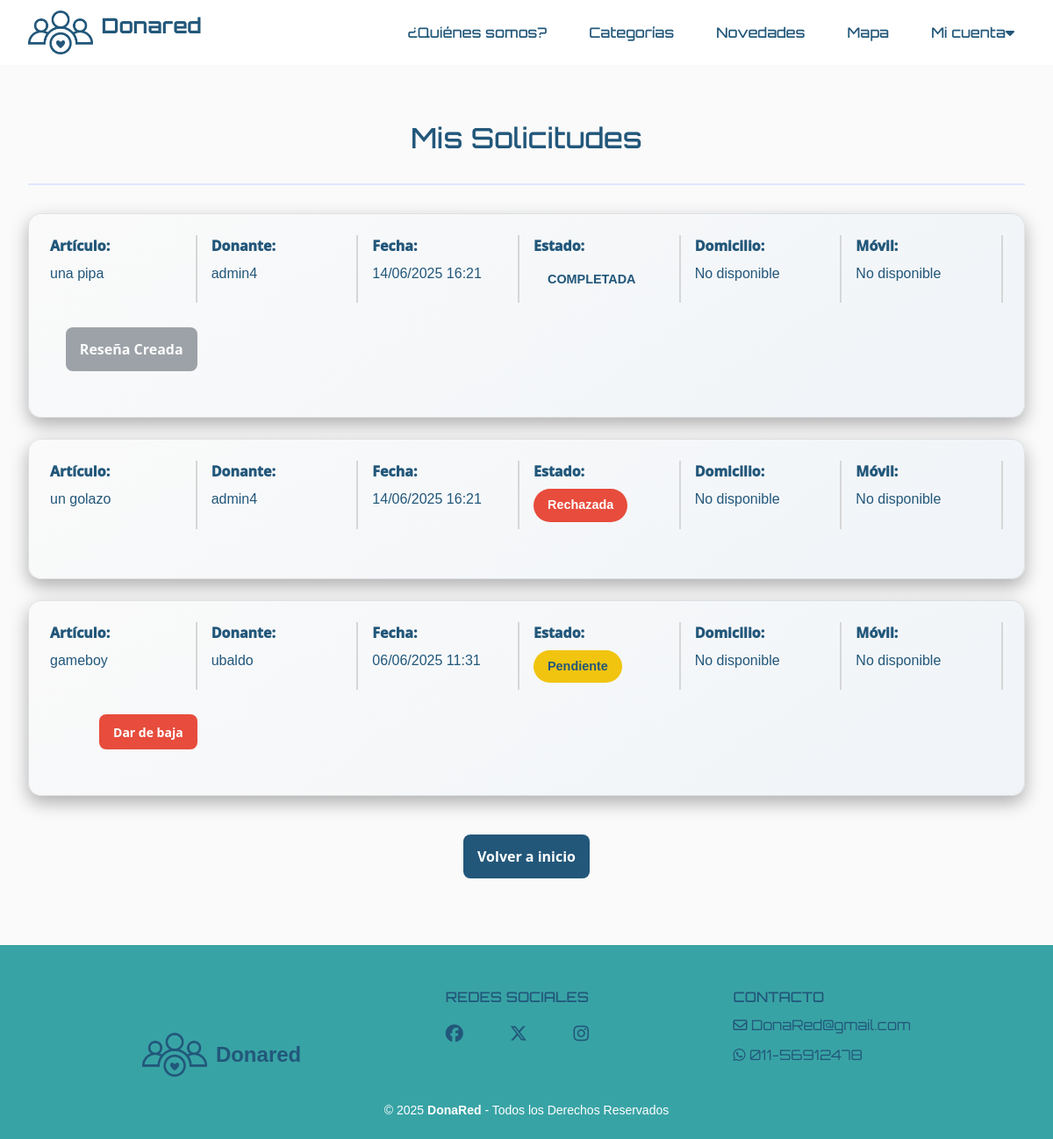
The page /solicitudes/ (signed in) on the database as committed earlier.
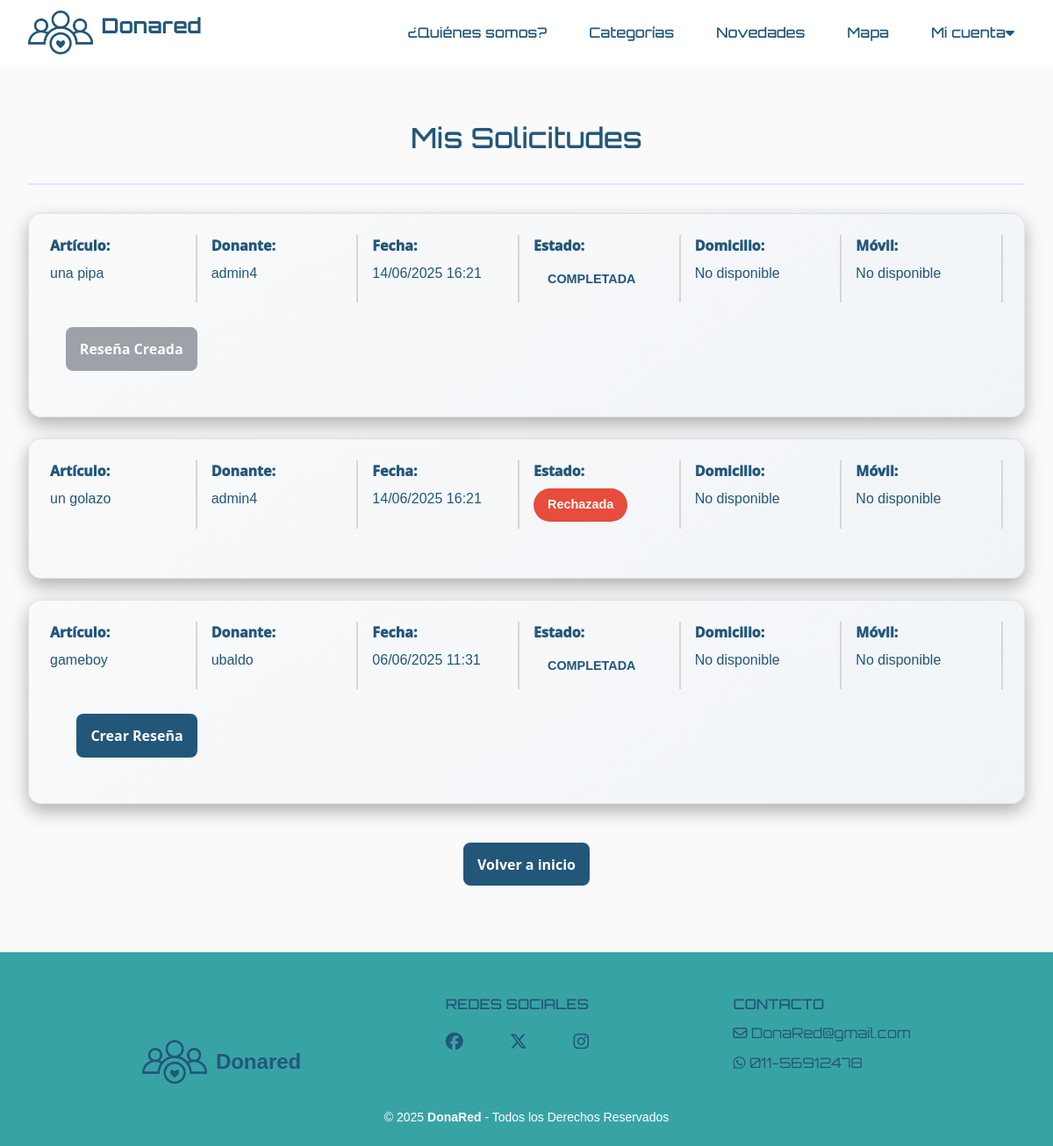
The same page on the database as committed later.
### donaredapp/models.py (models this page shows, shortened)
class Solicitud(models.Model):
    item = models.ForeignKey(Item, on_delete=models.CASCADE, related_name='item_solicitudes')
    donante = models.ForeignKey(User, on_delete=models.CASCADE, related_name='donante_solicitudes')
    beneficiario = models.ForeignKey(User, on_delete=models.CASCADE, related_name='beneficiario_solicitudes')
    fecha_creacion = models.DateTimeField(auto_now_add=True)
    STATUS_CHOICES = [
        ('PENDIENTE', 'Pendiente'),
        ('ACEPTADA', 'Aceptada'),
        ('RECHAZADA', 'Rechazada'),
        ('CONCRETADA', 'Concretada'),
    ]
    estado = models.CharField(max_length=20, choices=STATUS_CHOICES, default='PENDIENTE')
    class Meta:
        unique_together = ['item', 'beneficiario']
        verbose_name = 'Donación'
        verbose_name_plural = 'Donaciones'

class Item(models.Model):
    ESTADO_CHOICES = [
        ("activo", "Activo"),
        ("suspendido", "Suspendido"),
        ("donado", "Donado"),
        ("eliminado", "Eliminado"),
    ]
    nombre = models.CharField(max_length=100)
    descripcion = models.TextField(max_length=500)
    categoria = models.ForeignKey(Categoria, on_delete=models.CASCADE)
    fecha_creacion = models.DateTimeField(auto_now_add=True)
    usuario = models.ForeignKey(
        User,
        on_delete=models.CASCADE,
        related_name='items',
        null=True,
    )
    imagen = models.ImageField(upload_to='items/', null=True, blank=True, default='items/sin_imagen.png')
    domicilio = models.CharField(max_length=255, null=True, blank=True)
    estado = models.CharField(max_length=10, choices=ESTADO_CHOICES, default='activo')
    latitude = models.DecimalField(max_digits=9, decimal_places=6, null=True, blank=True)
    longitude = models.DecimalField(max_digits=9, decimal_places=6, null=True, blank=True)

### donaredapp/views_solicitudes.py (the view)
# urls.py: path('solicitudes/', views_solicitudes.solicitudes, name='solicitudes'),
@login_required
def solicitudes(request):
    solicitudes = Solicitud.objects.filter(beneficiario=request.user).order_by('-fecha_creacion')
    for solicitud in solicitudes:
        if solicitud.item and solicitud.item.domicilio:
            domicilio_parts = solicitud.item.domicilio.split(',')
            solicitud.display_domicilio = ', '.join(part.strip() for part in domicilio_parts[:3])
        else:
            solicitud.display_domicilio = "No especificado"
        solicitud.has_resena = hasattr(solicitud, 'resena')
    return render(request, 'donaredapp/solicitudes.html', {
        'solicitudes': solicitudes,
    })

### donaredapp/templates/donaredapp/solicitudes.html (shortened to what this page needs)
{% extends 'donaredapp/base.html' %}
{% load static %}
{% block content %}
<section class="solicitudes-container">
    <div class="solicitudes-header">
        <h2>Mis Solicitudes</h2>
    </div>
    {% if solicitudes %}
        {% for solicitud in solicitudes %}
        <div class="solicitud-card">
            <div class="solicitud-info">
                <div>
                    <strong>Artículo:</strong>
                    <p><a href="{% url 'donaredapp:tarjeta' item_id=solicitud.item.id %}">{{ solicitud.item.nombre }}</a></p>
                </div>
                <div>
                    <strong>Donante:</strong>
                    <p>{{ solicitud.donante.username }}</p>
                </div>
                <div>
                    <strong>Fecha:</strong>
                    <p>{{ solicitud.fecha_creacion|date:"d/m/Y H:i" }}</p>
                </div>
                <div>
                    <strong>Estado:</strong>
                    <p><span class="estado-badge estado-{{ solicitud.estado|lower }}">{{ solicitud.get_estado_display }}</span></p>
                </div>
                <div>
                    <strong>Domicilio:</strong>
                    <p>{% if solicitud.estado == 'ACEPTADA' %}{{ solicitud.item.domicilio }}{% else %}No disponible{% endif %}</p>
                </div>
                <div>
                    <strong>Móvil:</strong>
                    <p>{% if solicitud.estado == 'ACEPTADA' %}{{ solicitud.donante.profile.movil }}{% else %}No disponible{% endif %}</p>
                </div>
                <div class="solicitud-actions">
                {% if solicitud.estado == 'PENDIENTE' %}
                <button class="btn btn-danger" onclick="confirmarBaja(this)" data-url="{% url 'donaredapp:gestionar_solicitud' solicitud_id=solicitud.id %}">Dar de baja</button>
                {% elif solicitud.estado == 'COMPLETADA' %}
                    {% if solicitud.has_resena %}
                        <button class="btn btn-secondary" disabled>Reseña Creada</button>
                    {% else %}
                        <a href="{% url 'donaredapp:crear_resena' solicitud_id=solicitud.id %}" class="btn btn-primary">Crear Reseña</a>
                    {% endif %}
                {% endif %}
                </div>
            </div>
        </div>
        {% endfor %}
    {% else %}
        <div class="solicitud-card">
            <p class="text-center">No tienes solicitudes activas.</p>
        </div>
    {% endif %}
    <div class="solicitud-actions" style="justify-content: center; margin-top: 2rem;">
        <a href="{% url 'donaredapp:index' %}" class="btn btn-primary">Volver a inicio</a>
    </div>
</section>
{% endblock %}

Rows that differ between the two databases and show on the page:
changed Solicitud "gameboy": estado "Pendiente" → "COMPLETADA"; estado "Dar de baja" → "Crear Reseña"
